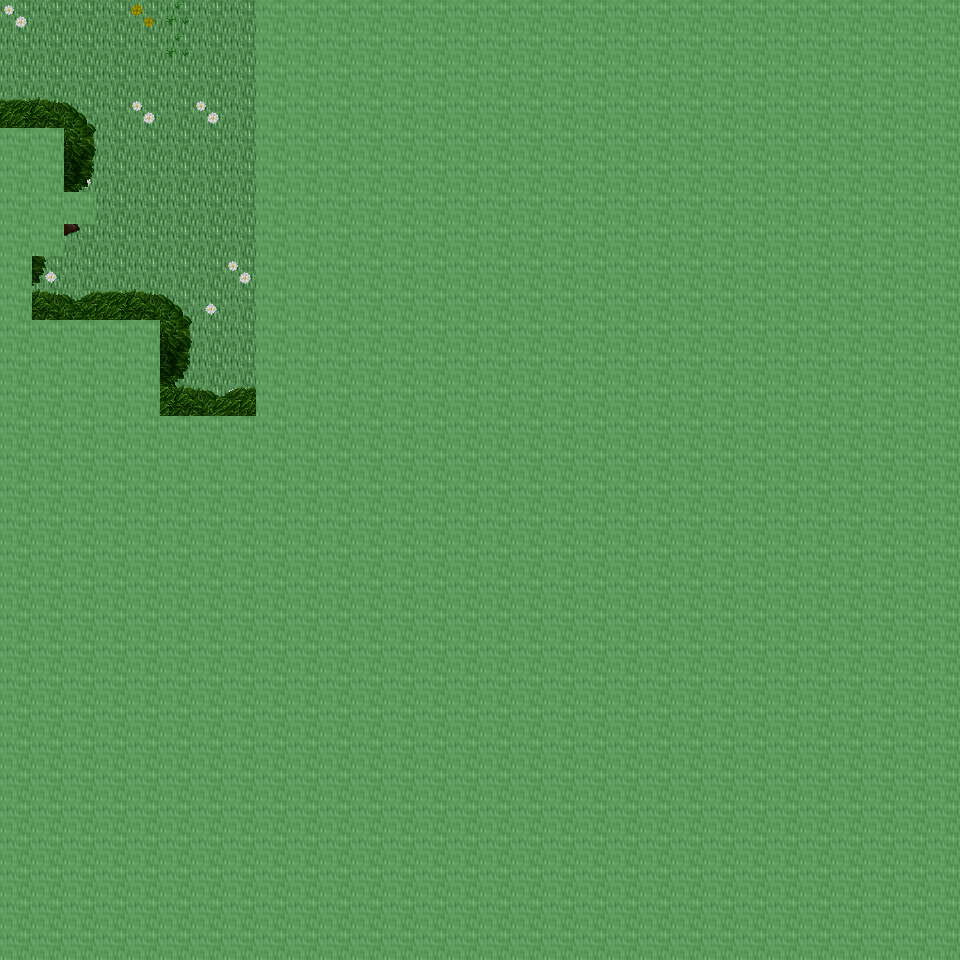

This is a level from a 2D game, rendered from its Tiled map with the project's own tilesets. A one-line summary and the map file follow, with tile-layer data summarised:
An orthogonal 30x30 tile map with 32x32 px tiles, 6 tile layers (Ground, Object, Object2, Above, ...), 7 tilesets and 2 objects (2x mapchange).

<map version="1.0" orientation="orthogonal" renderorder="right-down" width="30" height="30" tilewidth="32" tileheight="32" nextobjectid="3">
  <tileset firstgid="1" name="tileset_ground_ground" tilewidth="32" tileheight="32" tilecount="33" columns="3">
    <image source="../drawable/tileset_ground_ground.png" width="96" height="352" />
  </tileset>
  <tileset firstgid="34" name="tileset_plant_grasses" tilewidth="32" tileheight="32" tilecount="6" columns="3">
    <image source="../drawable/tileset_plant_grasses.png" width="96" height="64" />
  </tileset>
  <tileset firstgid="40" name="tileset_plant_flower_daisy_white" tilewidth="32" tileheight="32" tilecount="8" columns="2">
    <image source="../drawable/tileset_plant_flower_daisy_white.png" width="64" height="128" />
  </tileset>
  <tileset firstgid="48" name="tileset_plant_flower_daisy_yellow" tilewidth="32" tileheight="32" tilecount="8" columns="2">
    <image source="../drawable/tileset_plant_flower_daisy_yellow.png" width="64" height="128" />
  </tileset>
  <tileset firstgid="56" name="tileset_plant_bush_bushes" tilewidth="32" tileheight="32" tilecount="10" columns="5">
    <image source="../drawable/tileset_plant_bush_bushes.png" width="160" height="64" />
  </tileset>
  <tileset firstgid="66" name="tileset_plant_tree_tree_darkgreen" tilewidth="32" tileheight="32" tilecount="88" columns="8">
    <image source="../drawable/tileset_plant_tree_tree_darkgreen.png" width="256" height="352" />
  </tileset>
  <tileset firstgid="154" name="tileset_logic_collision" tilewidth="32" tileheight="32" tilecount="1" columns="1">
    <image source="../drawable/tileset_logic_collision.png" width="32" height="32" />
  </tileset>
  <layer name="Ground" width="30" height="30">
    <data>[900 cells, 900 non-empty, 1 distinct tile ids]</data>
  </layer>
  <layer name="Object" width="30" height="30">
    <data>[900 cells, 100 non-empty, 6 distinct tile ids]</data>
  </layer>
  <layer name="Object2" width="30" height="30">
    <data>[900 cells, 9 non-empty, 9 distinct tile ids]</data>
  </layer>
  <layer name="Above" width="30" height="30">
    <data>[900 cells, 220 non-empty, 46 distinct tile ids]</data>
  </layer>
  <layer name="Above2" width="30" height="30">
    <data>[900 cells, 7 non-empty, 2 distinct tile ids]</data>
  </layer>
  <layer name="Walkable" width="30" height="30">
    <data>[900 cells, 822 non-empty, 1 distinct tile ids]</data>
  </layer>
  <objectgroup name="MapEvents">
    <object id="1" name="north" type="mapchange" x="0" y="0" width="256" height="32">
      <properties>
        <property name="map" value="0_ados_mountain_n2_w2_x4_y0" />
        <property name="place" value="south" />
      </properties>
    </object>
    <object id="2" name="west" type="mapchange" x="0" y="0" width="32" height="128">
      <properties>
        <property name="map" value="0_ados_mountain_n2_w2_x3_y1" />
        <property name="place" value="east" />
      </properties>
    </object>
  </objectgroup>
</map>
